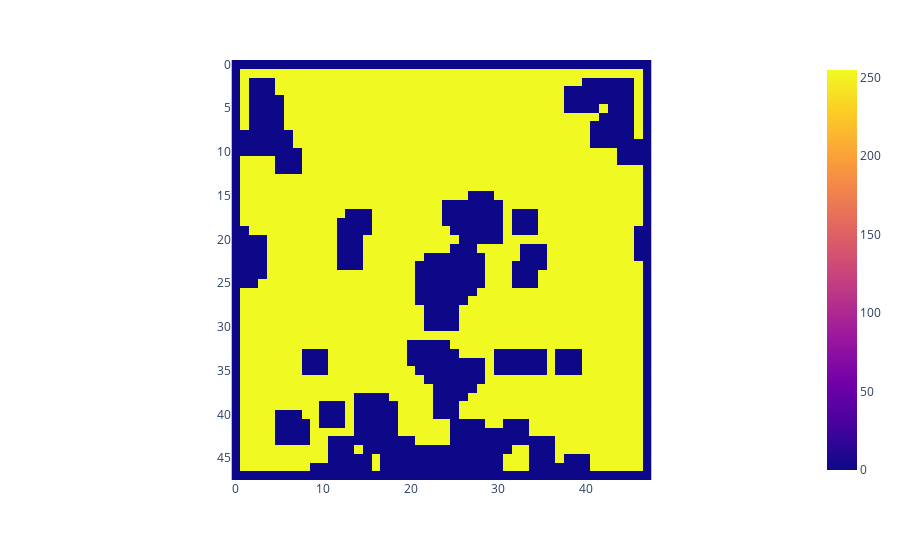
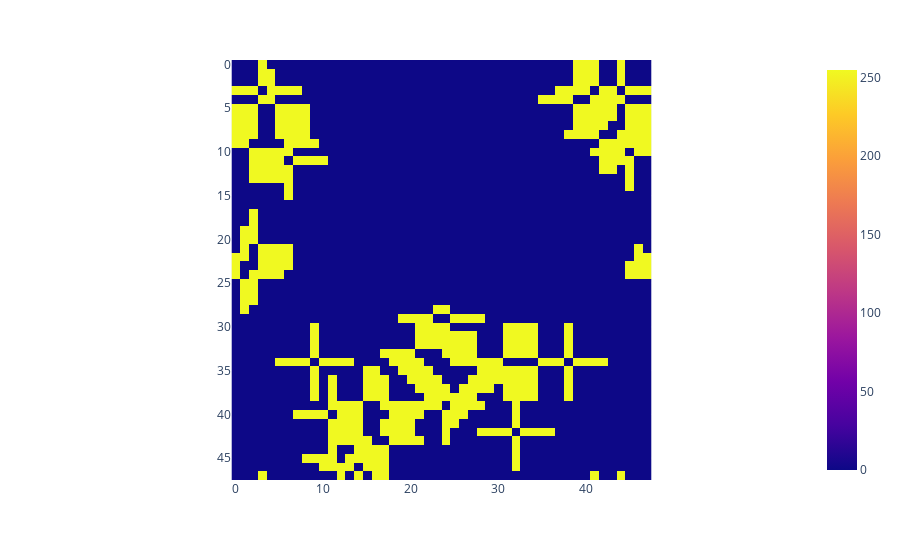
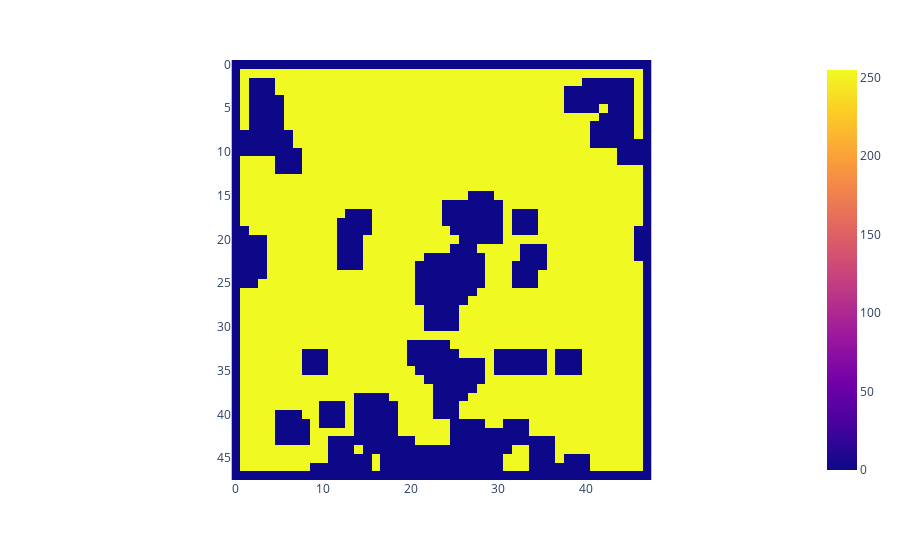
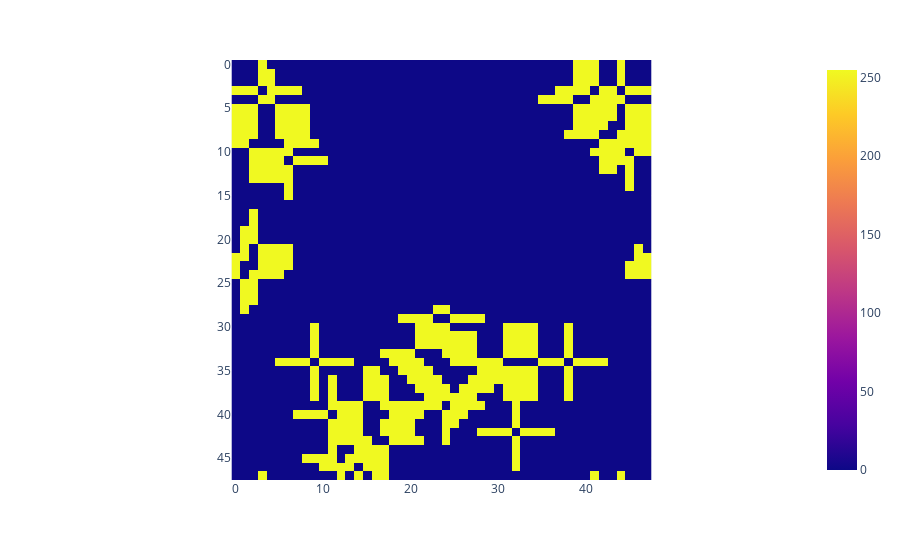

The notebook cell these images were saved under, in order:
### Code cell
# recreate our agents and run
player0 = env.agents[0]
player1 = env.agents[1]
agents = {
    player0: Agent_007(env.agents[0], env.state.env_cfg), 
    player1: Agent_Default(env.agents[1], env.state.env_cfg)
}

interact(env=env, agents=agents, steps=400, video=False)

### Figure 1 — Plotly figure (JSON) as saved in the notebook; plotly's stock layout.template omitted (floating-point values rounded to 4 significant figures; data arrays with more than 128 entries replaced by an {"elided": "..."} marker saying what was removed)
{"data": [{"coloraxis": "coloraxis", "hovertemplate": "x: %{x}<br>y: %{y}<br>color: %{z}<extra></extra>", "name": "0", "type": "heatmap", "xaxis": "x", "yaxis": "y", "z": {"elided": "48x48 int values"}}], "layout": {"coloraxis": {"colorscale": [[0, "#0d0887"], [0.1111, "#46039f"], [0.2222, "#7201a8"], [0.3333, "#9c179e"], [0.4444, "#bd3786"], [0.5556, "#d8576b"], [0.6667, "#ed7953"], [0.7778, "#fb9f3a"], [0.8889, "#fdca26"], [1, "#f0f921"]]}, "margin": {"t": 60}, "xaxis": {"anchor": "y", "constrain": "domain", "domain": [0, 1], "scaleanchor": "y"}, "yaxis": {"anchor": "x", "autorange": "reversed", "constrain": "domain", "domain": [0, 1]}}}

### Figure 2 — Plotly figure (JSON) as saved in the notebook; plotly's stock layout.template omitted (floating-point values rounded to 4 significant figures; data arrays with more than 128 entries replaced by an {"elided": "..."} marker saying what was removed)
{"data": [{"coloraxis": "coloraxis", "hovertemplate": "x: %{x}<br>y: %{y}<br>color: %{z}<extra></extra>", "name": "0", "type": "heatmap", "xaxis": "x", "yaxis": "y", "z": {"elided": "48x48 int values"}}], "layout": {"coloraxis": {"colorscale": [[0, "#0d0887"], [0.1111, "#46039f"], [0.2222, "#7201a8"], [0.3333, "#9c179e"], [0.4444, "#bd3786"], [0.5556, "#d8576b"], [0.6667, "#ed7953"], [0.7778, "#fb9f3a"], [0.8889, "#fdca26"], [1, "#f0f921"]]}, "margin": {"t": 60}, "xaxis": {"anchor": "y", "constrain": "domain", "domain": [0, 1], "scaleanchor": "y"}, "yaxis": {"anchor": "x", "autorange": "reversed", "constrain": "domain", "domain": [0, 1]}}}

### Figure 3 — Plotly figure (JSON) as saved in the notebook; plotly's stock layout.template omitted (floating-point values rounded to 4 significant figures; data arrays with more than 128 entries replaced by an {"elided": "..."} marker saying what was removed)
{"data": [{"coloraxis": "coloraxis", "hovertemplate": "x: %{x}<br>y: %{y}<br>color: %{z}<extra></extra>", "name": "0", "type": "heatmap", "xaxis": "x", "yaxis": "y", "z": {"elided": "48x48 int values"}}], "layout": {"coloraxis": {"colorscale": [[0, "#0d0887"], [0.1111, "#46039f"], [0.2222, "#7201a8"], [0.3333, "#9c179e"], [0.4444, "#bd3786"], [0.5556, "#d8576b"], [0.6667, "#ed7953"], [0.7778, "#fb9f3a"], [0.8889, "#fdca26"], [1, "#f0f921"]]}, "margin": {"t": 60}, "xaxis": {"anchor": "y", "constrain": "domain", "domain": [0, 1], "scaleanchor": "y"}, "yaxis": {"anchor": "x", "autorange": "reversed", "constrain": "domain", "domain": [0, 1]}}}

### Figure 4 — Plotly figure (JSON) as saved in the notebook; plotly's stock layout.template omitted (floating-point values rounded to 4 significant figures; data arrays with more than 128 entries replaced by an {"elided": "..."} marker saying what was removed)
{"data": [{"coloraxis": "coloraxis", "hovertemplate": "x: %{x}<br>y: %{y}<br>color: %{z}<extra></extra>", "name": "0", "type": "heatmap", "xaxis": "x", "yaxis": "y", "z": {"elided": "48x48 int values"}}], "layout": {"coloraxis": {"colorscale": [[0, "#0d0887"], [0.1111, "#46039f"], [0.2222, "#7201a8"], [0.3333, "#9c179e"], [0.4444, "#bd3786"], [0.5556, "#d8576b"], [0.6667, "#ed7953"], [0.7778, "#fb9f3a"], [0.8889, "#fdca26"], [1, "#f0f921"]]}, "margin": {"t": 60}, "xaxis": {"anchor": "y", "constrain": "domain", "domain": [0, 1], "scaleanchor": "y"}, "yaxis": {"anchor": "x", "autorange": "reversed", "constrain": "domain", "domain": [0, 1]}}}
